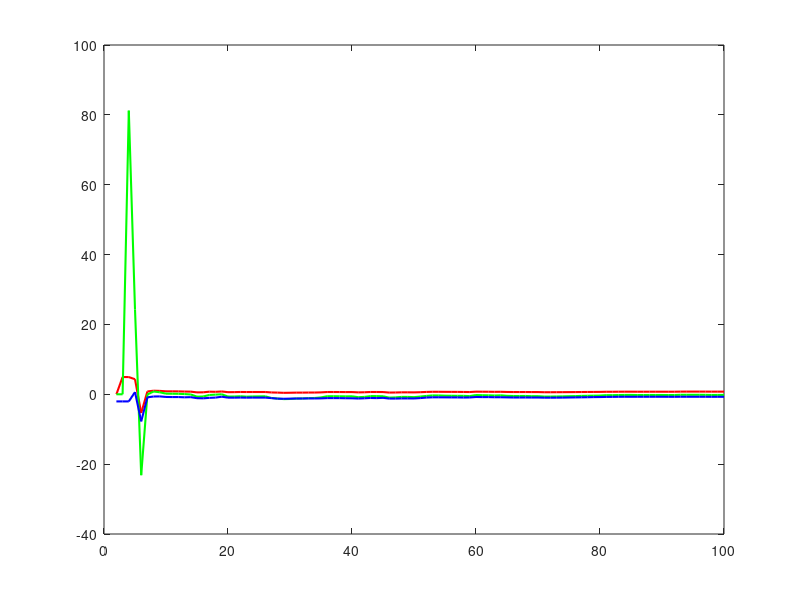

Reproduce this figure in MATLAB. (Note: this script raises an error after producing the figure.)
% Parameters
N = 100; % Number of samples
sigma2 = 0.5; % Variance of noise e(t)

% True parameters (for simulation)
true_a = 1; 
true_b = 0.5;
true_c = -0.5;

% Generate noise e(t)
e = sqrt(sigma2) * randn(N, 1); % White Gaussian noise with N(0, sigma2)

% Initialize system output y(t) and input u(t)
y = zeros(N, 1);
u = zeros(N, 1);

% Simulate the system with feedback: u(t) = -0.32 * y(t-1)
for t = 2:N
    u(t) = -0.32 * y(t-1); % Feedback input
    y(t) = -true_a * y(t-1) + true_b * u(t-1) + true_c * e(t-1) + e(t);
end

% Recursive Least Squares (RLS) initialization
theta_hat = zeros(3, 1); % Initial parameter estimates [a, b, c]
P = 1e6 * eye(3); % Initial covariance matrix
phi = zeros(3, 1); % Regression vector

% Recursive estimation loop
theta_history = zeros(3, N); % To store parameter estimates over time
for t = 2:N
    % Form the regression vector
    phi = [-y(t-1); u(t-1); e(t-1)];
    
    % Compute prediction error
    epsilon = y(t) - phi' * theta_hat;
    
    % Compute Kalman gain
    K = P * phi / (phi' * P * phi + sigma2);
    
    % Update parameter estimates
    theta_hat = theta_hat + K * epsilon;
    
    % Update covariance matrix
    P = P - K * phi' * P;
    
    % Store parameter estimates
    theta_history(:, t) = theta_hat;
end

% Plot the results
figure;
plot(2:N, theta_history(1, 2:N), 'r', 'LineWidth', 1.5); hold on;
plot(2:N, theta_history(2, 2:N), 'g', 'LineWidth', 1.5);
plot(2:N, theta_history(3, 2:N), 'b', 'LineWidth', 1.5);
yline(true_a, '--r', 'True a');
yline(true_b, '--g', 'True b');
yline(true_c, '--b', 'True c');
xlabel('Time step');
ylabel('Parameter estimate');
legend('a estimate', 'b estimate', 'c estimate', 'Location', 'Best');
title('Parameter Estimation using RLS with Feedback (u(t) = -0.32*y(t-1))');
grid on;
